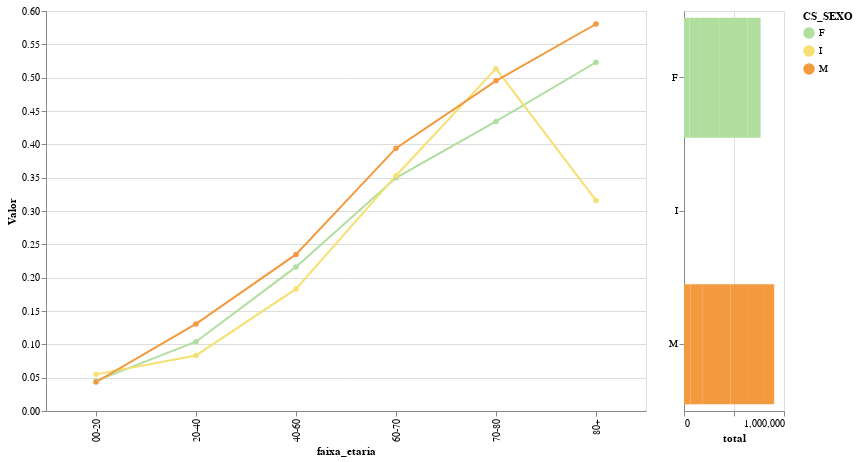

Notebook source saved alongside this figure:
### Markdown cell above
### Sexo e Faixa Etária

### Code cell
#hide_input
#collapse_output

x_col = 'faixa_etaria'
cat_col = 'CS_SEXO'
sel_cols = []
# index_cols = [cat2,cat3]
selection_dict = {}
# selection_dict['UF_RES'] = ' != "nd"'
# selection_dict['idade_anos'] = ' > 40'  
# selection_dict['UTI'] = ' == "sim"'
dataFrame2Chart(df_srag,x_col,cat_col,sel_cols,selection_dict,total=False)

### Figure 1 — Vega-Lite specification as saved in the notebook (floating-point values rounded to 4 significant figures)
{"config": {"view": {"continuousWidth": 400, "continuousHeight": 300}}, "concat": [{"mark": {"type": "line", "point": true, "strokeWidth": 2}, "encoding": {"color": {"type": "nominal", "field": "CS_SEXO", "scale": {"scheme": "lightmulti"}}, "opacity": {"condition": {"value": 1.0, "selection": "selector013"}, "value": 0.1}, "tooltip": [{"type": "nominal", "field": "faixa_etaria"}, {"type": "nominal", "field": "CS_SEXO"}, {"type": "quantitative", "field": "cura"}, {"type": "quantitative", "field": "ignorado"}, {"type": "quantitative", "field": "nd"}, {"type": "quantitative", "field": "obito"}, {"type": "quantitative", "field": "obito_outras_causas"}, {"type": "quantitative", "field": "total"}, {"type": "quantitative", "field": "tx_obito_andamento"}, {"type": "quantitative", "field": "tx_obito_concluido"}], "x": {"type": "nominal", "field": "faixa_etaria"}, "y": {"type": "quantitative", "field": "Valor"}}, "height": 400, "selection": {"selector012": {"type": "single", "fields": ["Y_col"], "bind": {"input": "select", "options": ["cura", "ignorado", "nd", "obito", "obito_outras_causas", "total", "tx_obito_andamento", "tx_obito_concluido"], "name": "Y_col"}, "init": {"Y_col": "tx_obito_concluido"}}, "selector013": {"type": "multi", "empty": "all", "fields": ["CS_SEXO"], "bind": "legend"}}, "transform": [{"fold": ["cura", "ignorado", "nd", "obito", "obito_outras_causas", "total", "tx_obito_andamento", "tx_obito_concluido"], "as": ["Y_col", "Valor"]}, {"filter": {"selection": "selector012"}}], "width": 600}, {"mark": "bar", "encoding": {"color": {"condition": {"type": "nominal", "field": "CS_SEXO", "scale": {"scheme": "lightmulti"}, "selection": "selector013"}, "value": "lightgrey"}, "x": {"type": "quantitative", "field": "total"}, "y": {"type": "ordinal", "field": "CS_SEXO", "title": null}}, "height": 400, "selection": {"selector013": {"type": "multi", "empty": "all", "fields": ["CS_SEXO"], "bind": "legend"}}, "width": 100}], "data": {"name": "data-be35a92ed7989ef7cf5f5038bd465d97"}, "$schema": "https://vega.github.io/schema/vega-lite/v4.8.1.json", "datasets": {"data-be35a92ed7989ef7cf5f5038bd465d97": [{"faixa_etaria": "00-20", "CS_SEXO": "F", "cura": 38930.0, "ignorado": 2293.0, "nd": 12520.0, "obito": 1843.0, "obito_outras_causas": 261.0, "total": 55840.0, "tx_obito_andamento": 0.03301, "tx_obito_concluido": 0.0452}, {"faixa_etaria": "00-20", "CS_SEXO": "I", "cura": 86.0, "ignorado": 11.0, "nd": 33.0, "obito": 5.0, "obito_outras_causas": 3.0, "total": 138.0, "tx_obito_andamento": 0.03623, "tx_obito_concluido": 0.05495}, {"faixa_etaria": "00-20", "CS_SEXO": "M", "cura": 45780.0, "ignorado": 2537.0, "nd": 14390.0, "obito": 2074.0, "obito_outras_causas": 296.0, "total": 65070.0, "tx_obito_andamento": 0.03187, "tx_obito_concluido": 0.04334}, {"faixa_etaria": "20-40", "CS_SEXO": "F", "cura": 69360.0, "ignorado": 3239.0, "nd": 22130.0, "obito": 8049.0, "obito_outras_causas": 514.0, "total": 103300.0, "tx_obito_andamento": 0.07792, "tx_obito_concluido": 0.104}, {"faixa_etaria": "20-40", "CS_SEXO": "I", "cura": 44.0, "ignorado": 8.0, "nd": 12.0, "obito": 4.0, "obito_outras_causas": 0.0, "total": 68.0, "tx_obito_andamento": 0.05882, "tx_obito_concluido": 0.08333}, {"faixa_etaria": "20-40", "CS_SEXO": "M", "cura": 75140.0, "ignorado": 3482.0, "nd": 26230.0, "obito": 11290.0, "obito_outras_causas": 737.0, "total": 116900.0, "tx_obito_andamento": 0.09658, "tx_obito_concluido": 0.1306}, {"faixa_etaria": "40-60", "CS_SEXO": "F", "cura": 116900.0, "ignorado": 5709.0, "nd": 43310.0, "obito": 32220.0, "obito_outras_causas": 1366.0, "total": 199500.0, "tx_obito_andamento": 0.1615, "tx_obito_concluido": 0.2161}, {"faixa_etaria": "40-60", "CS_SEXO": "I", "cura": 58.0, "ignorado": 15.0, "nd": 41.0, "obito": 13.0, "obito_outras_causas": 0.0, "total": 127.0, "tx_obito_andamento": 0.1024, "tx_obito_concluido": 0.1831}, {"faixa_etaria": "40-60", "CS_SEXO": "M", "cura": 162500.0, "ignorado": 7707.0, "nd": 60430.0, "obito": 49880.0, "obito_outras_causas": 2039.0, "total": 282500.0, "tx_obito_andamento": 0.1766, "tx_obito_concluido": 0.2349}, {"faixa_etaria": "60-70", "CS_SEXO": "F", "cura": 70050.0, "ignorado": 3633.0, "nd": 29490.0, "obito": 37670.0, "obito_outras_causas": 1430.0, "total": 142300.0, "tx_obito_andamento": 0.2648, "tx_obito_concluido": 0.3497}, {"faixa_etaria": "60-70", "CS_SEXO": "I", "cura": 33.0, "ignorado": 12.0, "nd": 28.0, "obito": 18.0, "obito_outras_causas": 0.0, "total": 91.0, "tx_obito_andamento": 0.1978, "tx_obito_concluido": 0.3529}, {"faixa_etaria": "60-70", "CS_SEXO": "M", "cura": 82520.0, "ignorado": 4333.0, "nd": 33340.0, "obito": 53700.0, "obito_outras_causas": 2085.0, "total": 176000.0, "tx_obito_andamento": 0.3052, "tx_obito_concluido": 0.3942}, {"faixa_etaria": "70-80", "CS_SEXO": "F", "cura": 58190.0, "ignorado": 3079.0, "nd": 24510.0, "obito": 44700.0, "obito_outras_causas": 1787.0, "total": 132300.0, "tx_obito_andamento": 0.3379, "tx_obito_concluido": 0.4344}, {"faixa_etaria": "70-80", "CS_SEXO": "I", "cura": 18.0, "ignorado": 9.0, "nd": 22.0, "obito": 19.0, "obito_outras_causas": 1.0, "total": 69.0, "tx_obito_andamento": 0.2754, "tx_obito_concluido": 0.5135}, {"faixa_etaria": "70-80", "CS_SEXO": "M", "cura": 60030.0, "ignorado": 3297.0, "nd": 25650.0, "obito": 58900.0, "obito_outras_causas": 2286.0, "total": 150200.0, "tx_obito_andamento": 0.3922, "tx_obito_concluido": 0.4953}, {"faixa_etaria": "80+", "CS_SEXO": "F", "cura": 51160.0, "ignorado": 2666.0, "nd": 20260.0, "obito": 56130.0, "obito_outras_causas": 2686.0, "total": 132900.0, "tx_obito_andamento": 0.4223, "tx_obito_concluido": 0.5231}, {"faixa_etaria": "80+", "CS_SEXO": "I", "cura": 26.0, "ignorado": 8.0, "nd": 14.0, "obito": 12.0, "obito_outras_causas": 0.0, "total": 60.0, "tx_obito_andamento": 0.2, "tx_obito_concluido": 0.3158}, {"faixa_etaria": "80+", "CS_SEXO": "M", "cura": 38090.0, "ignorado": 2177.0, "nd": 16070.0, "obito": 52700.0, "obito_outras_causas": 2342.0, "total": 111400.0, "tx_obito_andamento": 0.4732, "tx_obito_concluido": 0.5805}]}}
